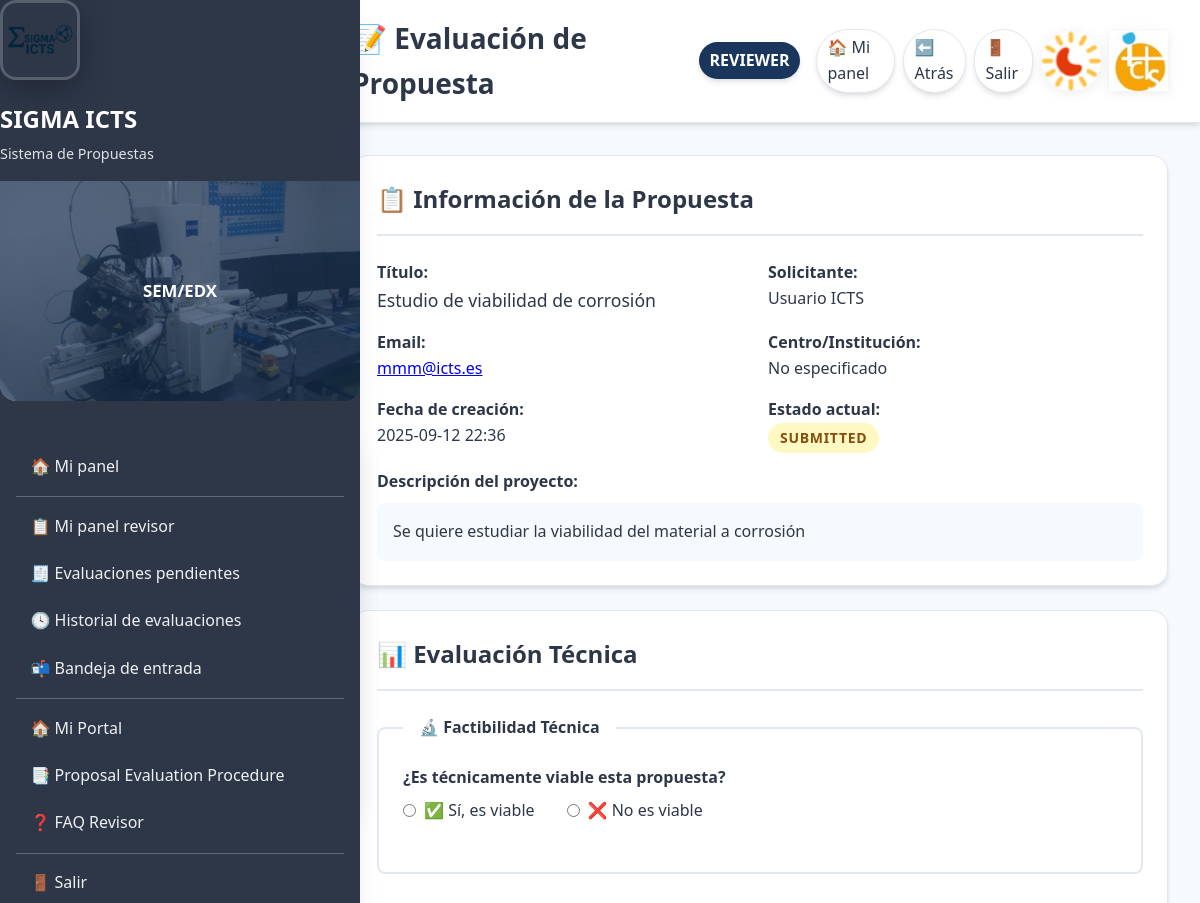
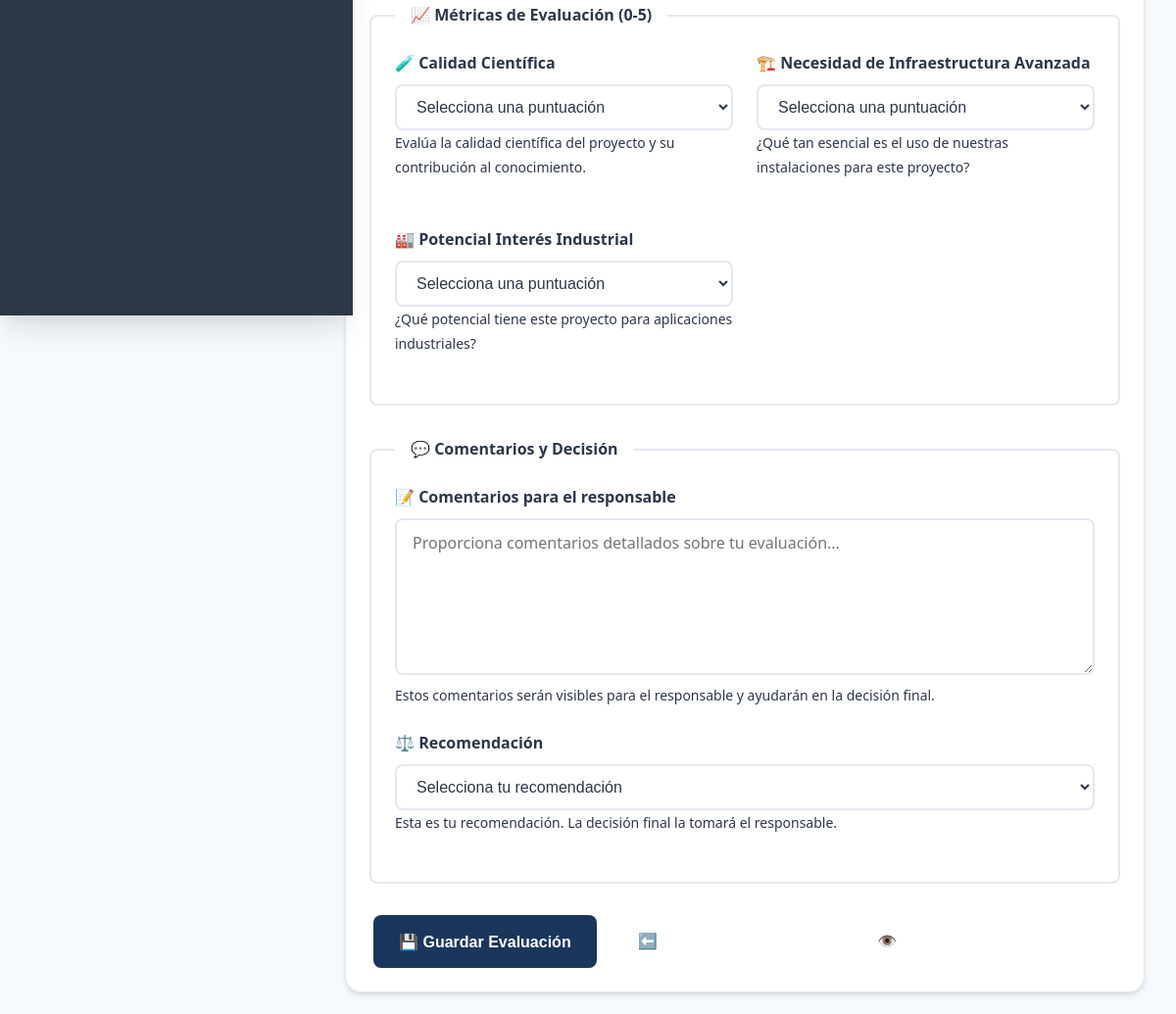
Before: /icts/reviews/start/3/ (signed in, upper part) with the older database file (2 pictures, top to bottom).
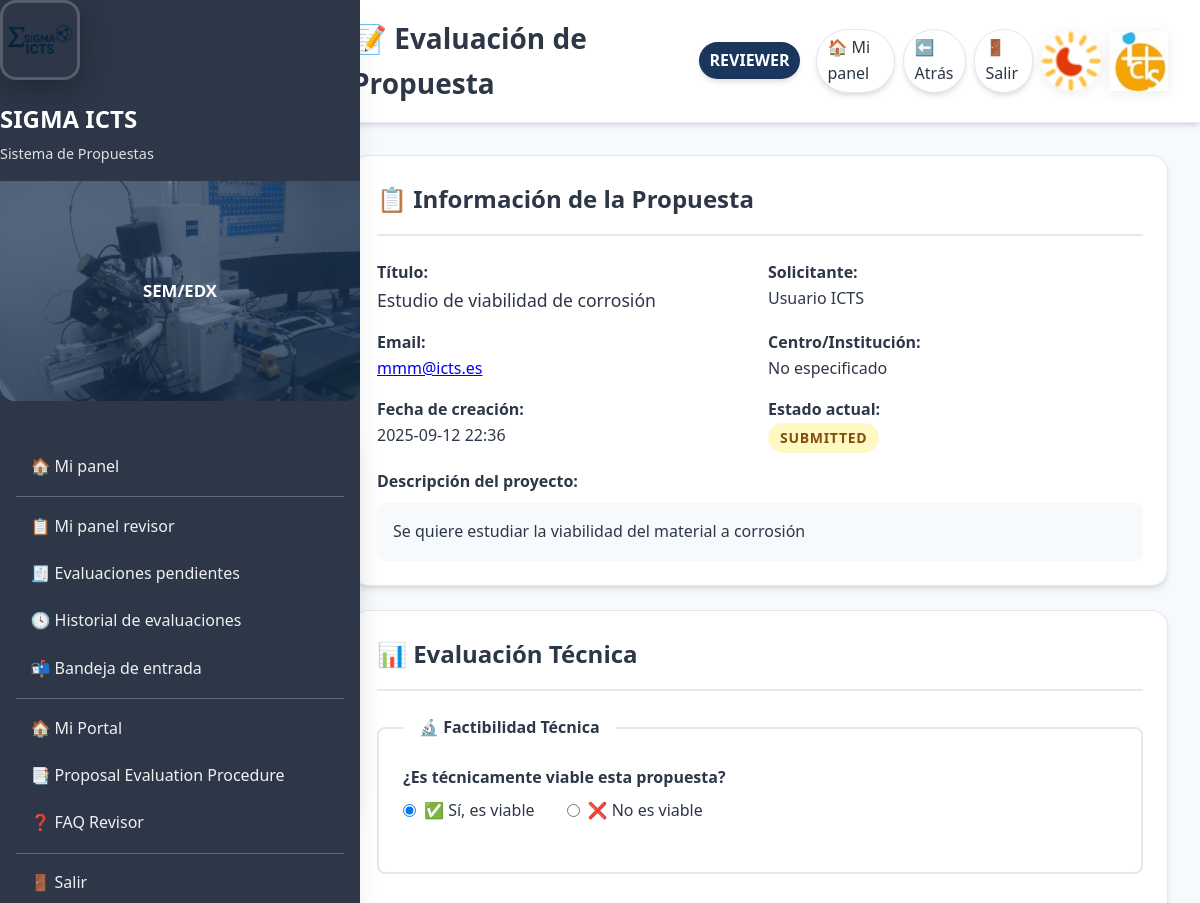
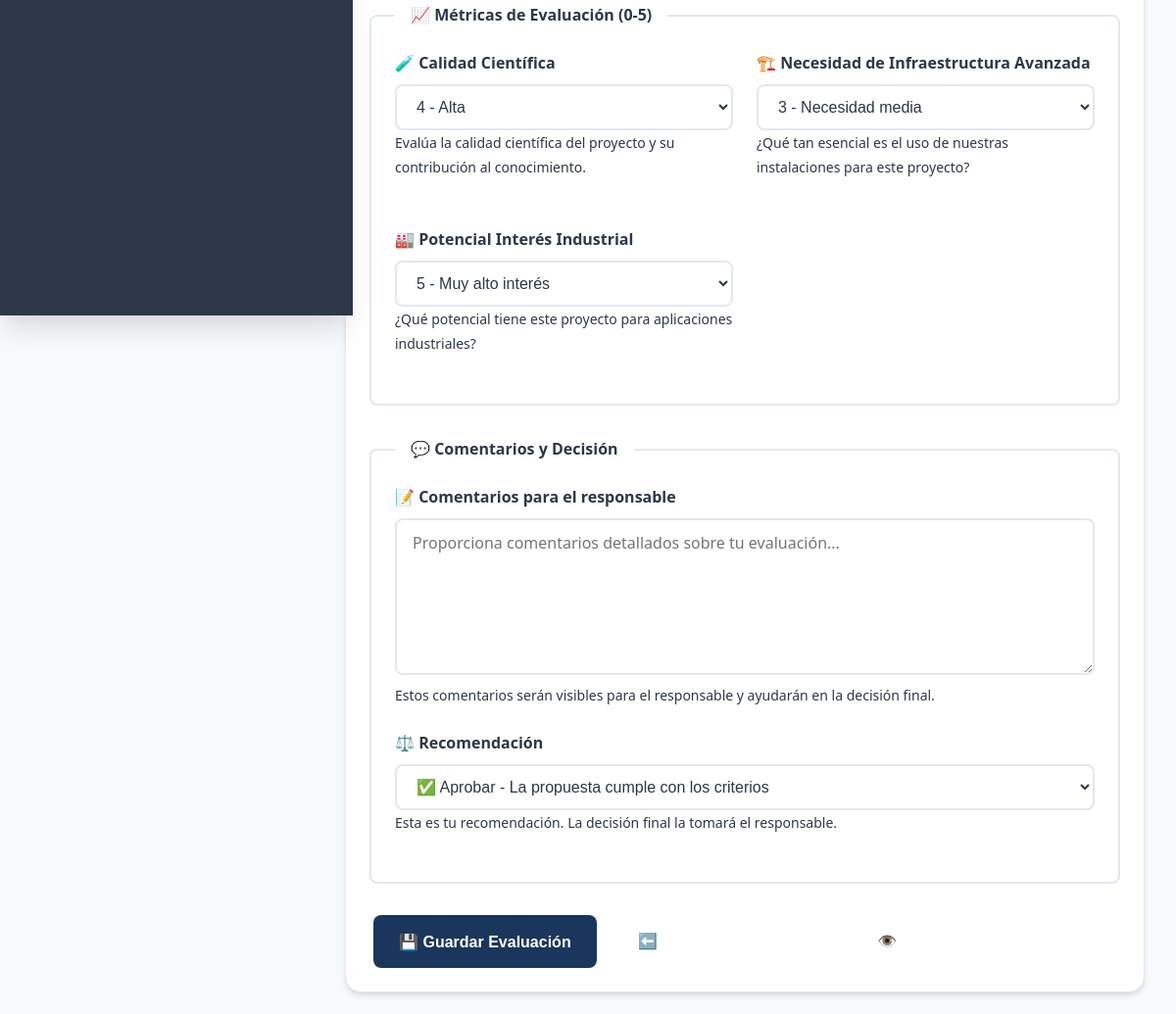
After: the same page with the newer database file (2 pictures, top to bottom).
### icts/models.py (models this page shows, shortened)
class ProposalReview(models.Model):
    DECISION = [
        ("pending", "Pending"),
        ("approve", "Approve"),
        ("request_changes", "Request changes"),
        ("reject", "Reject"),
    ]
    proposal = models.ForeignKey(
        AccessProposal, on_delete=models.CASCADE, related_name="reviews"
    )
    reviewer = models.ForeignKey(
        settings.AUTH_USER_MODEL, on_delete=models.CASCADE, related_name="icts_reviews"
    )
    decision = models.CharField(max_length=16, choices=DECISION, default="pending")
    comments = models.TextField(blank=True)
    updated_at = models.DateTimeField(auto_now=True)
    feasibility_ok = models.BooleanField(null=True, blank=True, help_text="Is this proposal technically feasible?")
    score_scientific_quality = models.IntegerField(
        null=True, blank=True,
        choices=[(i, i) for i in range(1, 6)],
        help_text="Scientific quality score (1-5)"
    )
    score_need_infrastructure = models.IntegerField(
        null=True, blank=True,
        choices=[(i, i) for i in range(1, 6)],
        help_text="Need for advanced infrastructure score (1-5)"
    )
    score_industrial_potential = models.IntegerField(
        null=True, blank=True,
        choices=[(i, i) for i in range(1, 6)],
        help_text="Industrial potential score (1-5)"
    )
    class Meta:
        unique_together = ("proposal", "reviewer")

### icts/views.py (the view)
# urls.py: path("reviews/start/<int:pk>/", views.review_start, name="review_start"),
@login_required(login_url="/accounts/login/icts/")
@user_passes_test(is_reviewer)
@never_cache
def review_start(request, pk):
    obj = get_object_or_404(AccessProposal, pk=pk)
    review, _ = ProposalReview.objects.get_or_create(proposal=obj, reviewer=request.user)
    if request.method == "POST":
        form = ProposalReviewForm(request.POST, instance=review)
        if form.is_valid():
            form.save()
            messages.success(request, "Revisión guardada.")
            return redirect("icts:reviewer_inbox")
        else:
            messages.error(request, "Corrige los errores del formulario.")
    else:
        form = ProposalReviewForm(instance=review)
    return render(request, "icts/review_form.html", {
        "proposal": obj,
        "form": form,
        "review": review
    })

### accounts/templatetags/form_extras.py (called while the page is built)
@register.filter(name="has_group")
def has_group(user, group_name: str):
    try:
        return user.is_authenticated and user.groups.filter(name__iexact=group_name).exists()
    except Exception:
        return False

### icts/context_processors.py (called while the page is built)
def icts_ui(request):
    user = request.user
    role = ""
    if user.is_authenticated:
        if user.is_superuser:
            role = "Admin"
        elif user.groups.filter(name__iexact="managers").exists():
            role = "Manager"
        elif user.groups.filter(name__iexact="responsables").exists():
            role = "Responsable"
        elif user.groups.filter(name__iexact="revisores").exists():
            role = "Revisor"
        else:
            role = "Usuario"
    return {"icts_role_name": role}

### icts/views.py (called while the page is built)
def is_reviewer(user):
    return user.is_superuser or user.groups.filter(name__iexact="revisores").exists()

### sigmalab/context_processors.py (called while the page is built)
def lab_role(request):
    role = None
    if request.user.is_authenticated:
        if (request.user.is_superuser
            or request.user.groups.filter(name="Técnicos Σ-LAB").exists()):
            role = "TECNICO"
        else:
            role = "USUARIO"
    return {"LAB_ROLE": role}

### templates/icts/review_form.html (shortened to what the changed rows need)
{% extends 'icts/base_generic.html' %}
{% block page_title %}📝 Evaluación de Propuesta{% endblock %}
{% block page_content %}
<div class="card">
  <div class="card-header">
    <h2 class="card-title">📋 Información de la Propuesta</h2>
  </div>
</div>
<form method="post" class="card">
  <div class="card-header">
    <h2 class="card-title">📊 Evaluación Técnica</h2>
  </div>
  <fieldset style="border: 2px solid var(--border); border-radius: 0.5rem; padding: 1.5rem; margin-bottom: 2rem;">
    <div class="form-group">
      <div style="display: flex; gap: 2rem; margin-top: 0.5rem;">
        <label style="display: flex; align-items: center; gap: 0.5rem; cursor: pointer;">
          <input type="radio" name="feasibility_ok" value="true"
                 {% if form.feasibility_ok.value == True %}checked{% endif %}>
          ✅ Sí, es viable
        </label>
      </div>
    </div>
  </fieldset>
  <fieldset style="border: 2px solid var(--border); border-radius: 0.5rem; padding: 1.5rem; margin-bottom: 2rem;">
    <div style="display: grid; grid-template-columns: repeat(auto-fit, minmax(300px, 1fr)); gap: 1.5rem;">
      <div class="form-group">
        <label class="form-label" for="{{ form.score_scientific_quality.id_for_label }}">
          🧪 Calidad Científica
        </label>
        <select name="score_scientific_quality" id="{{ form.score_scientific_quality.id_for_label }}" class="form-input">
          <option value="">Selecciona una puntuación</option>
          <option value="4" {% if form.score_scientific_quality.value == 4 %}selected{% endif %}>4 - Alta</option>
        </select>
        <small class="muted">Evalúa la calidad científica del proyecto y su contribución al conocimiento.</small>
      </div>
      <div class="form-group">
        <label class="form-label" for="{{ form.score_need_infrastructure.id_for_label }}">
          🏗️ Necesidad de Infraestructura Avanzada
        </label>
        <select name="score_need_infrastructure" id="{{ form.score_need_infrastructure.id_for_label }}" class="form-input">
          <option value="">Selecciona una puntuación</option>
          <option value="3" {% if form.score_need_infrastructure.value == 3 %}selected{% endif %}>3 - Necesidad media</option>
        </select>
        <small class="muted">¿Qué tan esencial es el uso de nuestras instalaciones para este proyecto?</small>
      </div>
      <div class="form-group">
        <label class="form-label" for="{{ form.score_industrial_potential.id_for_label }}">
          🏭 Potencial Interés Industrial
        </label>
        <select name="score_industrial_potential" id="{{ form.score_industrial_potential.id_for_label }}" class="form-input">
          <option value="">Selecciona una puntuación</option>
          <option value="5" {% if form.score_industrial_potential.value == 5 %}selected{% endif %}>5 - Muy alto interés</option>
        </select>
        <small class="muted">¿Qué potencial tiene este proyecto para aplicaciones industriales?</small>
      </div>
    </div>
  </fieldset>
  <fieldset style="border: 2px solid var(--border); border-radius: 0.5rem; padding: 1.5rem; margin-bottom: 2rem;">
    <div class="form-group">
      <label class="form-label" for="{{ form.decision.id_for_label }}">
        ⚖️ Recomendación
      </label>
      <select name="decision" id="{{ form.decision.id_for_label }}" class="form-input">
        <option value="">Selecciona tu recomendación</option>
        <option value="approve" {% if form.decision.value == 'approve' %}selected{% endif %}>
          ✅ Aprobar - La propuesta cumple con los criterios
        </option>
      </select>
      <small class="muted">Esta es tu recomendación. La decisión final la tomará el responsable.</small>
    </div>
  </fieldset>
</form>
{% endblock %}

Changed rows visible on the page:
now on this page (row edited): ProposalReview: decision "✅ Aprobar - La propuesta cumple con los criterios"
Other visible differences:
form field feasibility_ok: "☐ ✅ Sí, es viable" → "☑ ✅ Sí, es viable"
form field score_scientific_quality: "Selecciona una puntuación" → "4 - Alta"
form field score_need_infrastructure: "Selecciona una puntuación" → "3 - Necesidad media"
form field score_industrial_potential: "Selecciona una puntuación" → "5 - Muy alto interés"
form field decision: "Selecciona tu recomendación" → (not shown)
